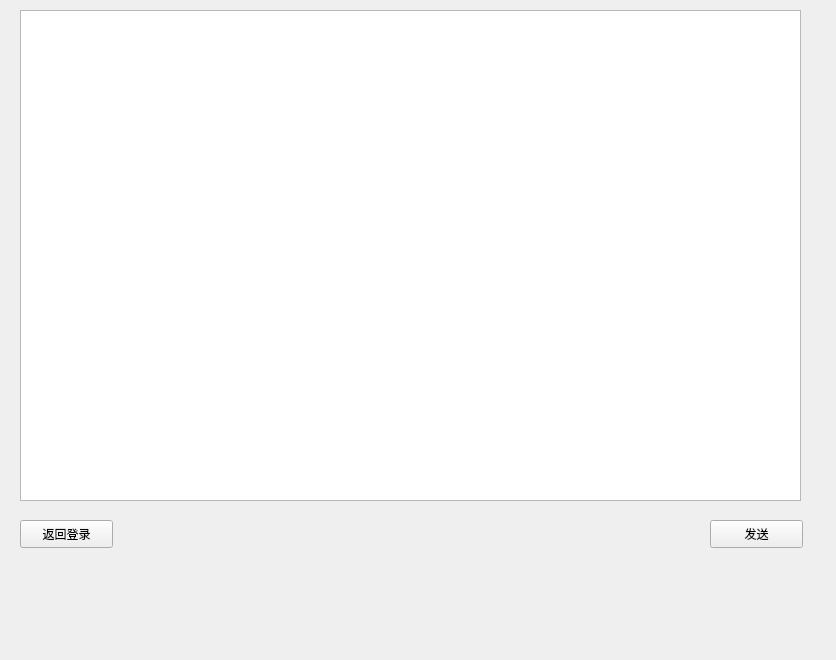
<?xml version="1.0" encoding="UTF-8"?>
<ui version="4.0">
 <class>SendWidget</class>
 <widget class="QWidget" name="SendWidget">
  <property name="geometry">
   <rect>
    <x>0</x>
    <y>0</y>
    <width>836</width>
    <height>660</height>
   </rect>
  </property>
  <property name="windowTitle">
   <string>SendWidget</string>
  </property>
  <widget class="QPlainTextEdit" name="plainTextEdit">
   <property name="geometry">
    <rect>
     <x>20</x>
     <y>10</y>
     <width>781</width>
     <height>491</height>
    </rect>
   </property>
   <property name="font">
    <font>
     <family>黑体</family>
     <pointsize>16</pointsize>
    </font>
   </property>
   <property name="plainText">
    <string/>
   </property>
  </widget>
  <widget class="QPushButton" name="pushButton_ret_login">
   <property name="geometry">
    <rect>
     <x>20</x>
     <y>520</y>
     <width>93</width>
     <height>28</height>
    </rect>
   </property>
   <property name="text">
    <string>返回登录</string>
   </property>
  </widget>
  <widget class="QPushButton" name="pushButton_send">
   <property name="geometry">
    <rect>
     <x>710</x>
     <y>520</y>
     <width>93</width>
     <height>28</height>
    </rect>
   </property>
   <property name="text">
    <string>发送</string>
   </property>
  </widget>
 </widget>
 <layoutdefault spacing="6" margin="11"/>
 <resources/>
 <connections/>
</ui>
